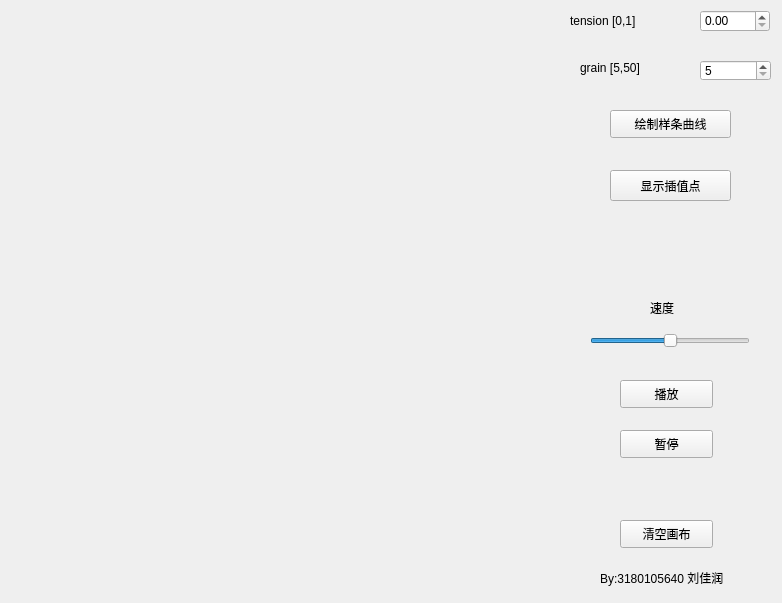
<?xml version="1.0" encoding="UTF-8"?>
<ui version="4.0">
 <class>Widget</class>
 <widget class="QWidget" name="Widget">
  <property name="geometry">
   <rect>
    <x>0</x>
    <y>0</y>
    <width>782</width>
    <height>603</height>
   </rect>
  </property>
  <property name="windowTitle">
   <string>Widget</string>
  </property>
  <widget class="QLabel" name="label">
   <property name="geometry">
    <rect>
     <x>570</x>
     <y>10</y>
     <width>121</width>
     <height>21</height>
    </rect>
   </property>
   <property name="text">
    <string>tension [0,1]</string>
   </property>
  </widget>
  <widget class="QLabel" name="label_2">
   <property name="geometry">
    <rect>
     <x>580</x>
     <y>60</y>
     <width>111</width>
     <height>16</height>
    </rect>
   </property>
   <property name="text">
    <string>grain [5,50]</string>
   </property>
  </widget>
  <widget class="QDoubleSpinBox" name="tension_doubleSpinBox">
   <property name="geometry">
    <rect>
     <x>700</x>
     <y>10</y>
     <width>70</width>
     <height>22</height>
    </rect>
   </property>
   <property name="maximum">
    <double>1.000000000000000</double>
   </property>
   <property name="singleStep">
    <double>0.100000000000000</double>
   </property>
  </widget>
  <widget class="QSpinBox" name="grain_spinBox">
   <property name="geometry">
    <rect>
     <x>700</x>
     <y>60</y>
     <width>71</width>
     <height>21</height>
    </rect>
   </property>
   <property name="minimum">
    <number>5</number>
   </property>
   <property name="maximum">
    <number>50</number>
   </property>
  </widget>
  <widget class="QPushButton" name="draw_pushButton">
   <property name="geometry">
    <rect>
     <x>610</x>
     <y>110</y>
     <width>121</width>
     <height>28</height>
    </rect>
   </property>
   <property name="text">
    <string>绘制样条曲线</string>
   </property>
  </widget>
  <widget class="QPushButton" name="clear_pushButton">
   <property name="geometry">
    <rect>
     <x>620</x>
     <y>520</y>
     <width>93</width>
     <height>28</height>
    </rect>
   </property>
   <property name="text">
    <string>清空画布</string>
   </property>
  </widget>
  <widget class="QPushButton" name="point_pushButton">
   <property name="geometry">
    <rect>
     <x>610</x>
     <y>170</y>
     <width>121</width>
     <height>31</height>
    </rect>
   </property>
   <property name="text">
    <string>显示插值点</string>
   </property>
  </widget>
  <widget class="QLabel" name="label_3">
   <property name="geometry">
    <rect>
     <x>650</x>
     <y>300</y>
     <width>72</width>
     <height>15</height>
    </rect>
   </property>
   <property name="text">
    <string>速度</string>
   </property>
  </widget>
  <widget class="QSlider" name="speed_horizontalSlider">
   <property name="geometry">
    <rect>
     <x>590</x>
     <y>330</y>
     <width>160</width>
     <height>22</height>
    </rect>
   </property>
   <property name="minimum">
    <number>5000</number>
   </property>
   <property name="maximum">
    <number>9999</number>
   </property>
   <property name="sliderPosition">
    <number>7500</number>
   </property>
   <property name="orientation">
    <enum>Qt::Horizontal</enum>
   </property>
  </widget>
  <widget class="QPushButton" name="play_pushButton">
   <property name="geometry">
    <rect>
     <x>620</x>
     <y>380</y>
     <width>93</width>
     <height>28</height>
    </rect>
   </property>
   <property name="text">
    <string>播放</string>
   </property>
  </widget>
  <widget class="QPushButton" name="pause_pushButton">
   <property name="geometry">
    <rect>
     <x>620</x>
     <y>430</y>
     <width>93</width>
     <height>28</height>
    </rect>
   </property>
   <property name="text">
    <string>暂停</string>
   </property>
  </widget>
  <widget class="QLabel" name="label_4">
   <property name="geometry">
    <rect>
     <x>600</x>
     <y>570</y>
     <width>161</width>
     <height>16</height>
    </rect>
   </property>
   <property name="text">
    <string>By:3180105640 刘佳润</string>
   </property>
  </widget>
 </widget>
 <resources/>
 <connections/>
</ui>
